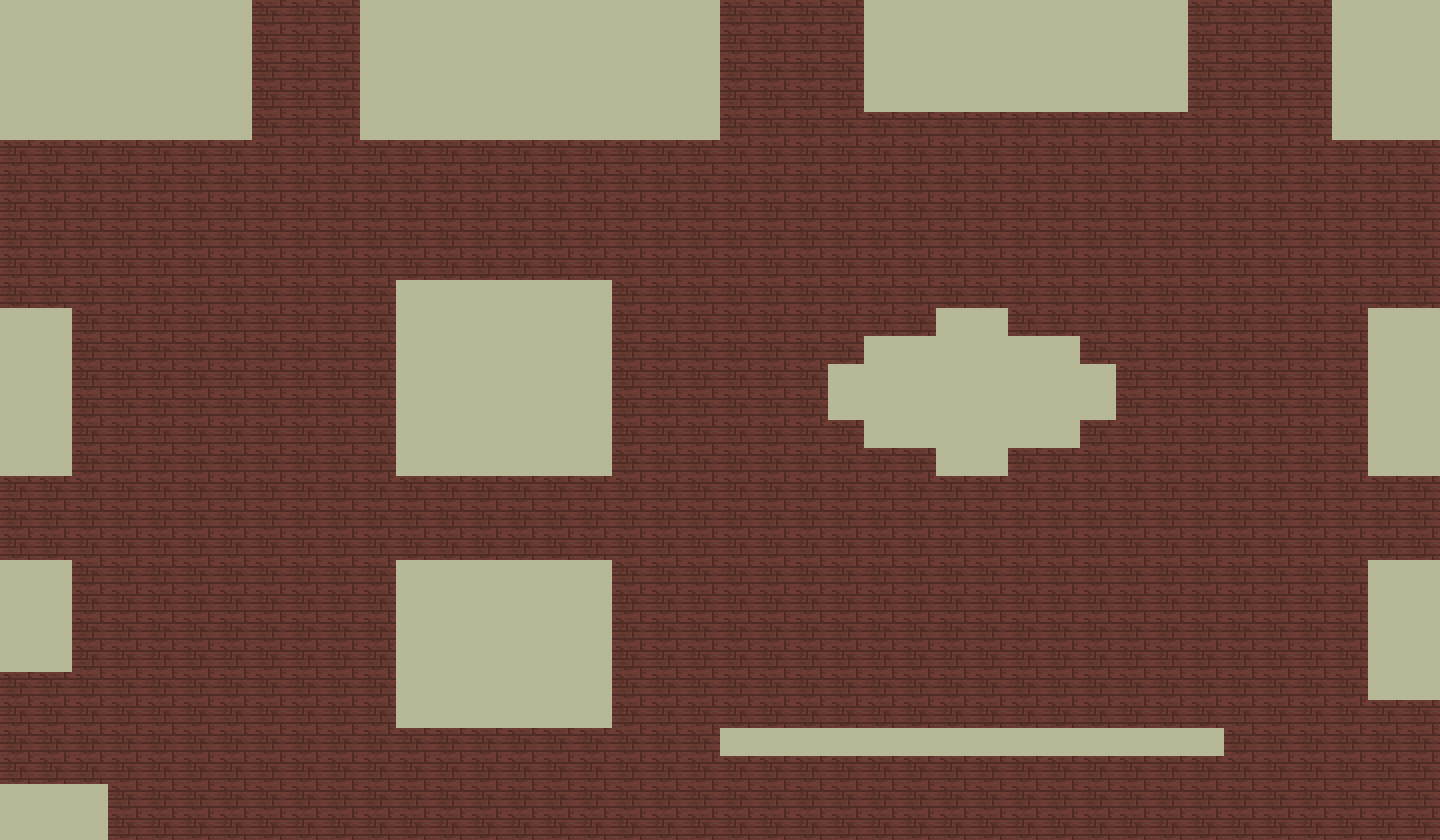

Below is a game level as drawn by its tile map, then a one-line description and the .tmx that defines it (tile-layer data replaced by summaries):
An orthogonal 40x30 tile map with 36x28 px tiles, 1 tile layer (maps), 1 hidden layer not drawn.

<map version="1.0" orientation="orthogonal" renderorder="right-down" width="40" height="30" tilewidth="36" tileheight="28" nextobjectid="1">
 <tileset firstgid="1" name="sprite_sheet_props_main" tilewidth="36" tileheight="28">
  <image source="../img/sprite_sheet_props_main.png" width="1800" height="1400" />
 </tileset>
 <layer name="maps" width="40" height="30">
  <data>[1200 cells, 1200 non-empty, 2 distinct tile ids]</data>
 </layer>
 <layer name="walkable" width="40" height="30" visible="0">
  <data>[1200 cells, 308 non-empty, 1 distinct tile ids]</data>
 </layer>
</map>
